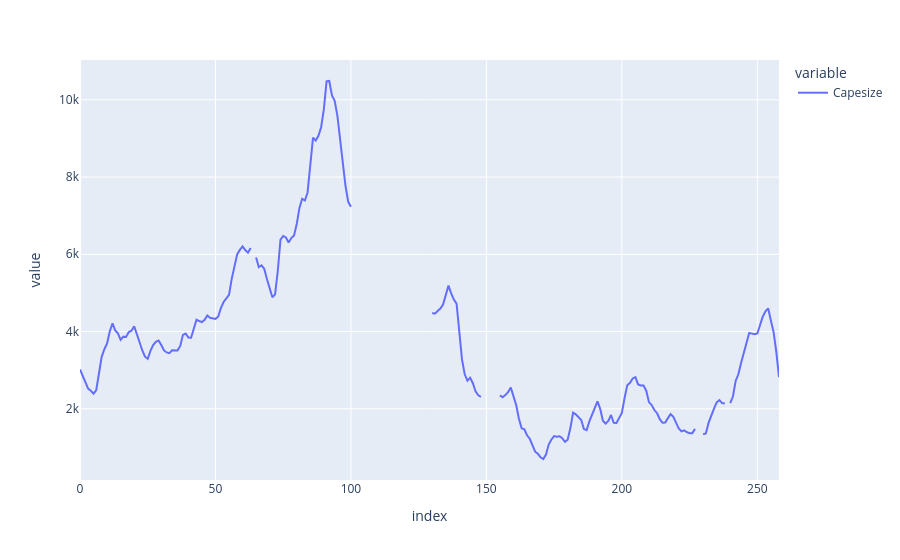

This figure's notebook cell:
### Code cell
px.line(data)

### Figure 1 — Plotly figure (JSON) as saved in the notebook; plotly's stock layout.template omitted (floating-point values rounded to 4 significant figures; data arrays with more than 128 entries replaced by an {"elided": "..."} marker saying what was removed)
{"data": [{"hovertemplate": "variable=Capesize<br>index=%{x}<br>value=%{y}<extra></extra>", "legendgroup": "Capesize", "line": {"color": "#636efa", "dash": "solid"}, "marker": {"symbol": "circle"}, "mode": "lines", "name": "Capesize", "orientation": "v", "showlegend": true, "type": "scatter", "x": {"elided": "259 int values"}, "xaxis": "x", "y": {"elided": "259 int values"}, "yaxis": "y"}], "layout": {"legend": {"title": {"text": "variable"}, "tracegroupgap": 0}, "margin": {"t": 60}, "xaxis": {"anchor": "y", "domain": [0, 1], "title": {"text": "index"}}, "yaxis": {"anchor": "x", "domain": [0, 1], "title": {"text": "value"}}}}
